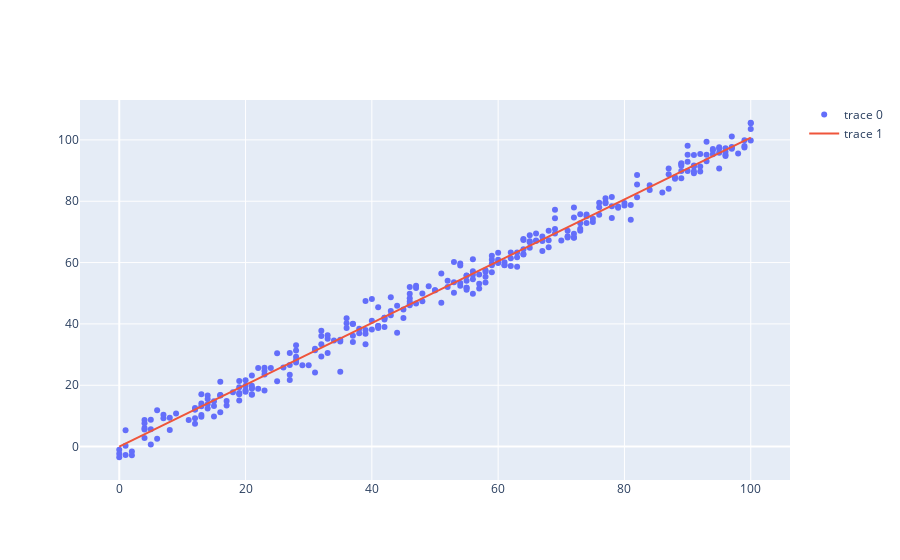

Source (notebook cell):
### Code cell
#HERE IS A GOOD TIME TO SHOW THE IMPORTANCE OF THE LEARNING RATE
m = 0
b = 0
error = []
alpha = 0.0001
for x in range(1000):
    partial_m , partial_b = get_gradients(m,b)
    m -= partial_m * alpha
    b -= partial_b * alpha
    if x %100 == 0:
        print(x, "m:" ,m, "b",b , "error" , get_error(m,b))

fig = go.Figure()
fig.add_trace(go.Scatter(x=x_list, y = y_list , mode="markers"))
fig.add_trace(go.Scatter(x=[0,100], y=[b , m*100+b] , mode="lines"))

fig.show()

### Figure 1 — Plotly figure (JSON) as saved in the notebook; plotly's stock layout.template omitted (floating-point values rounded to 4 significant figures; data arrays with more than 128 entries replaced by an {"elided": "..."} marker saying what was removed)
{"data": [{"mode": "markers", "type": "scatter", "x": {"elided": "300 int values"}, "y": {"elided": "300 float values"}}, {"mode": "lines", "type": "scatter", "x": [0, 100], "y": [0.00432, 100.8]}], "layout": {}}
